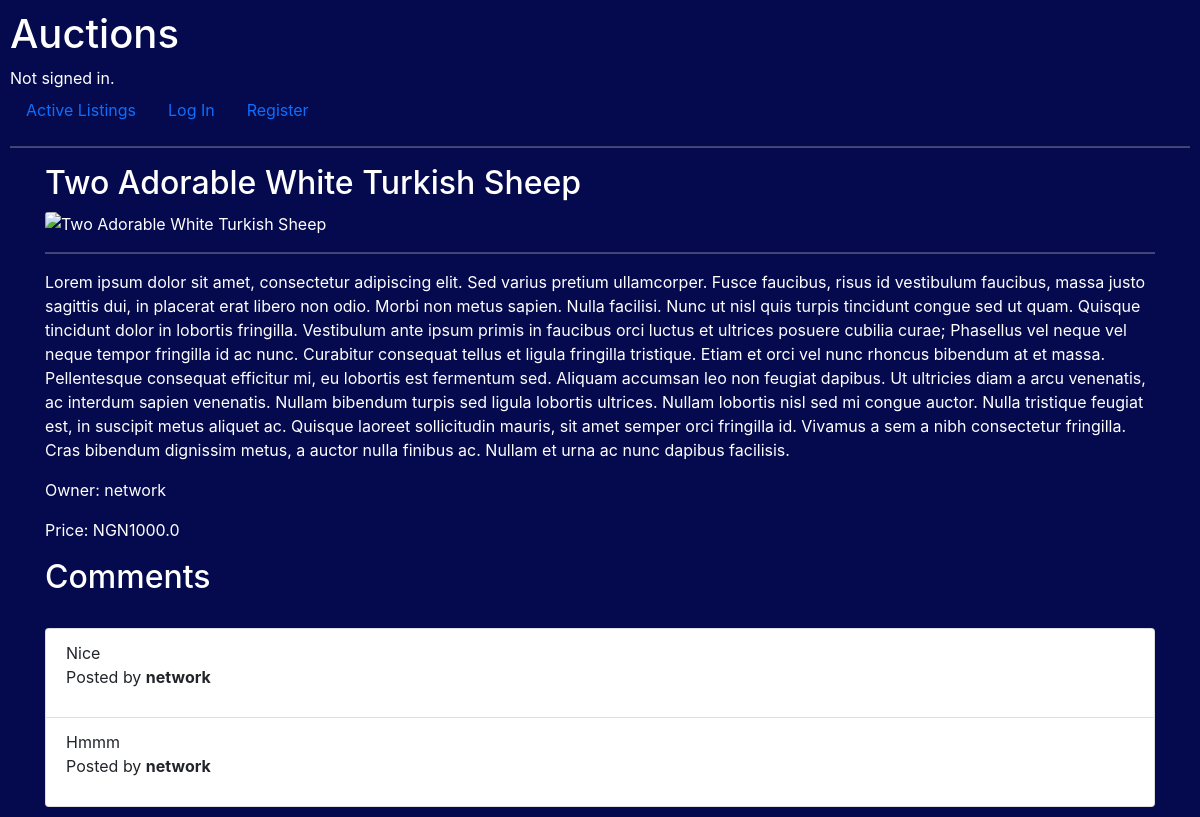
The app's page /auctions/listing/17 with its own data.
### network/models.py (models this page shows, shortened)
class Listing(models.Model):
    title = models.CharField(max_length=100)
    transaction_reference = models.CharField(max_length=100, default="aa")
    description = models.CharField(max_length=1000)
    currency = models.ForeignKey(Currency, on_delete=models.CASCADE, blank=True, null=True, related_name="currency")
    price = models.ForeignKey(Bid, on_delete=models.CASCADE, blank=True, null=True, related_name="bidPrice")
    isActive = models.BooleanField(default=True)
    completed = models.BooleanField(default=False)
    owner = models.ForeignKey(User, on_delete=models.CASCADE, blank=True, null=True, related_name="user")
    category = models.ForeignKey(Category, on_delete=models.CASCADE, blank=True, null=True, related_name="category")
    watchlist = models.ManyToManyField(User, blank=True, related_name="listingWatchlist")

class User(AbstractUser):
    profile_pics = models.ImageField(upload_to='profile_pics/', null=True, blank=True)
    phone_number = models.CharField(max_length=20, null=True, blank=True)
    about = models.TextField(null=True, blank=True)

class Bid(models.Model):
    bid = models.FloatField(default=0)
    user = models.ForeignKey(User, on_delete=models.CASCADE, blank=True, null=True, related_name="Userbid")

class auctions_Comment(models.Model):
    author = models.ForeignKey(User, on_delete=models.CASCADE, blank=True, null=True, related_name="auctions_userComment")
    listing = models.ForeignKey(Listing, on_delete=models.CASCADE, blank=True, null=True, related_name="listingComment")
    message = models.CharField(max_length=500)

### network/views_auctions.py (the view)
def listing(request, id):
    listingData = Listing.objects.get(pk=id)
    isListingInWatchList = request.user in listingData.watchlist.all()
    allComments = auctions_Comment.objects.filter(listing=listingData)
    isOwner = request.user.username == listingData.owner.username
    return render(request, "auctions/listing.html", {
        "listing": listingData,
        "isListingInWatchList": isListingInWatchList,
        "allComments": allComments,
        "isOwner": isOwner
    })

### network/templates/auctions/listing.html (shortened to what this page needs)
{% extends "auctions/layout.html" %}
{% block body %}
<div class="container">
    <h2>{{listing.title}}</h2>
    <img class="card-img-top" src="{{ listing.image.url }}" alt="{{listing.title}}">
    <hr>
    <div>
        <p>{{listing.description}}</p>
    </div>
    <p>Owner: {{listing.owner}}</p>
    <p>Price: NGN{{listing.price.bid}}</p>
    <h2>Comments</h2>
    <br>
    <ul class="list-group">
        {% for comment in allComments %}
            <li class="list-group-item">{{ comment.message }}
                <p>Posted by <strong>{{comment.author}}</strong> </p>
            </li>
        {% endfor %}
    </ul>
</div>
{% endblock %}

### network/static/auctions/styles.css (style rules this page uses)
body { padding: 10px; background-color: rgb(5, 10, 78); color: white; }
.list-group { color: black; }

### records on screen
Listing: title "Two Adorable White Turkish Sheep", description "Lorem ipsum dolor sit amet, consectetur adipiscing elit. Sed varius pretium ullamcorper. Fusce faucibus, risus id vestibulum faucibus, massa justo sagittis dui, in placerat erat libero non odio. Morbi non metus sapien. Nulla facilisi. Nunc ut nisl quis turpis tincidunt congue sed ut quam. Quisque tincidunt dolor in lobortis fringilla. Vestibulum ante ipsum primis in faucibus orci luctus et ultrices posuere cubilia curae; Phasellus vel neque vel neque tempor fringilla id ac nunc. Curabitur consequat tellus et ligula fringilla tristique. Etiam et orci vel nunc rhoncus bibendum at et massa. Pellentesque consequat efficitur mi, eu lobortis est fermentum sed. Aliquam accumsan leo non feugiat…", owner "network", price.bid "1000.0"
auctions_Comment: message "Nice", author "network"
auctions_Comment: message "Hmmm", author "network"
